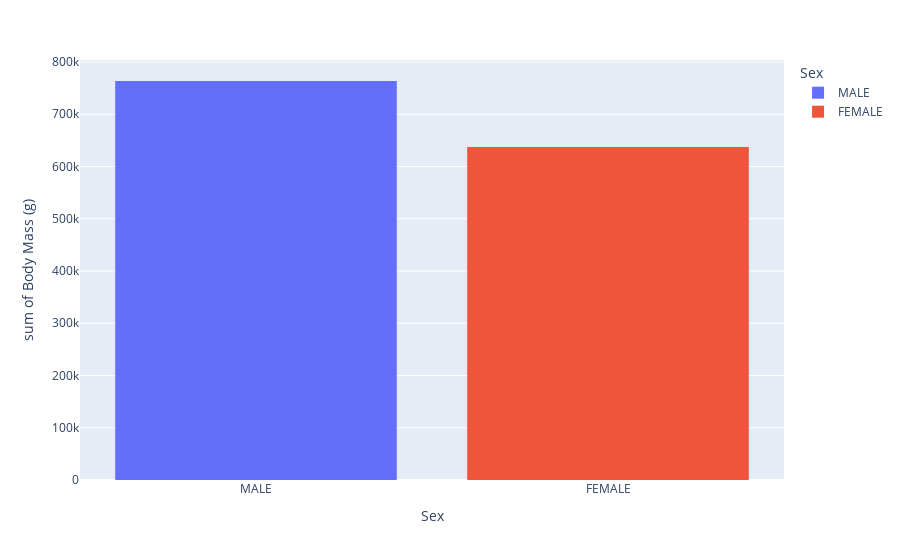

Notebook code for this chart:
### Markdown cell above
### Sex, Body Mass Relationship

### Code cell
fig = px.histogram(penguins_clear, x='Sex', y='Body Mass (g)', color='Sex')
fig.show()

### Figure 1 — Plotly figure (JSON) as saved in the notebook; plotly's stock layout.template omitted (floating-point values rounded to 4 significant figures; data arrays with more than 128 entries replaced by an {"elided": "..."} marker saying what was removed)
{"data": [{"alignmentgroup": "True", "bingroup": "x", "histfunc": "sum", "hovertemplate": "Sex=%{x}<br>sum of Body Mass (g)=%{y}<extra></extra>", "legendgroup": "MALE", "marker": {"color": "#636efa", "pattern": {"shape": ""}}, "name": "MALE", "offsetgroup": "MALE", "orientation": "v", "showlegend": true, "type": "histogram", "x": {"elided": "168 str values"}, "xaxis": "x", "y": {"elided": "168 int values"}, "yaxis": "y"}, {"alignmentgroup": "True", "bingroup": "x", "histfunc": "sum", "hovertemplate": "Sex=%{x}<br>sum of Body Mass (g)=%{y}<extra></extra>", "legendgroup": "FEMALE", "marker": {"color": "#EF553B", "pattern": {"shape": ""}}, "name": "FEMALE", "offsetgroup": "FEMALE", "orientation": "v", "showlegend": true, "type": "histogram", "x": {"elided": "165 str values"}, "xaxis": "x", "y": {"elided": "165 int values"}, "yaxis": "y"}], "layout": {"barmode": "relative", "legend": {"title": {"text": "Sex"}, "tracegroupgap": 0}, "margin": {"t": 60}, "xaxis": {"anchor": "y", "categoryarray": ["MALE", "FEMALE"], "categoryorder": "array", "domain": [0, 1], "title": {"text": "Sex"}}, "yaxis": {"anchor": "x", "domain": [0, 1], "title": {"text": "sum of Body Mass (g)"}}}}
